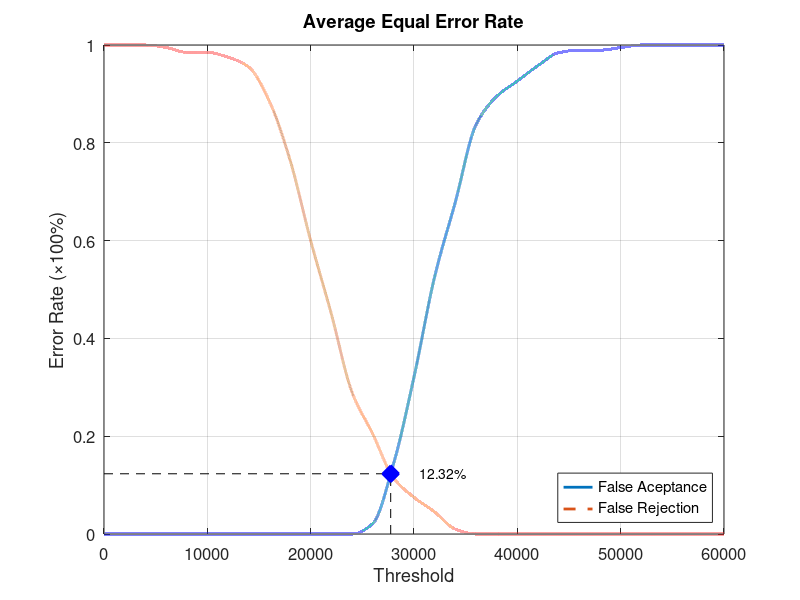
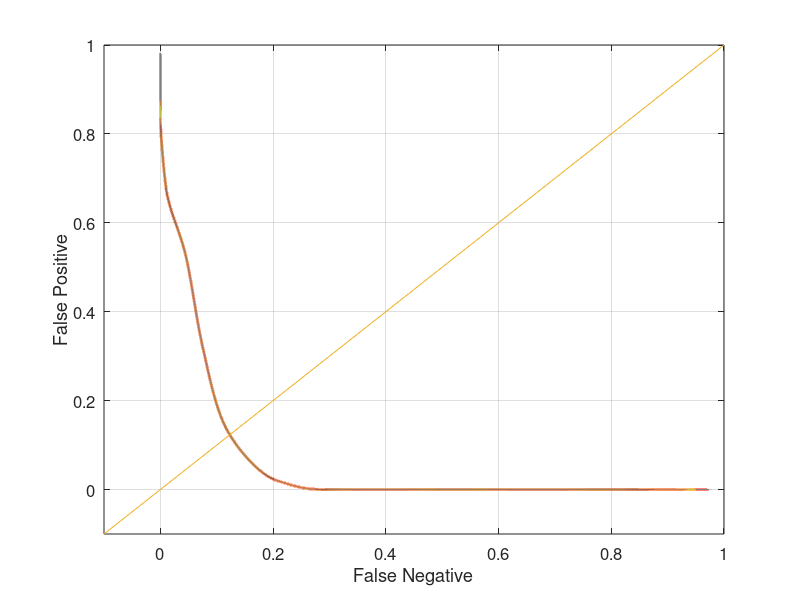

Write MATLAB code to recreate these figures, in order.
function yEER = Database5_3
close all;
clear;
clc;
x = 0:2000:60000;
xq = 0:0.5:60000;

y0 = [0 0 0 0 0 0 0 0 0 0 0 0 0 0.0210526 0.142105 0.321053 0.526316 0.678947 0.836842 0.894737 0.926316 0.957895 0.984211 0.989474 0.989474 0.994737 1 1 1 1 1];
yy0 = interp1(x, y0, xq, 'pchip');
y1 = [1 1 1 0.995 0.985 0.985 0.975 0.955 0.885 0.765 0.6 0.45 0.29 0.205 0.115 0.075 0.045 0.01 0 0 0 0 0 0 0 0 0 0 0 0 0];
yy1 = interp1(x, y1, xq, 'pchip');

% Calculating EER: 
y2 = abs(y0 - y1);
find(y2 == min(y2))
yy2 = abs(yy0 - yy1);
xEER = find(yy2 == min(yy2));
xEERIndex = xq(xEER) % X-axis EER
yEER = yy0(xEER) % Y-axis EER

main = figure
plot(xq, yy0,'-','LineWidth', 2);	hold on
plot(xq, yy1,'--','LineWidth', 2);	hold on
plot([xEERIndex xEERIndex], [0 yEER], 'k--');	hold on
plot([0 xEERIndex], [yEER yEER], 'k--');	hold on
plot(xEERIndex, yEER, 'bx', 'LineWidth', 10);	hold on
text(xEERIndex + 10 * xEERIndex / 100, yEER, [num2str(round((10000 * yEER)) / 100) '%'])
legend('False Aceptance', 'False Rejection', 'Location', 'SouthEast')
xlabel('Threshold')
ylabel('Error Rate (\times100%)')
title('Average Equal Error Rate')
set(gca, 'FontSize', 12)
axis([0 60000 0 1])
grid on

print(main, 'Database5_3Main', '-dpng');
FNRxFPR = figure('Color', [1 1 1]);
plot(yy1, yy0, '-', yy1, yy0, 'LineWidth', 2);
hold on
y = -0.1:0.1:1
plot(y, y); 
set(gca, 'FontSize', 12)
xlabel('False Negative')
ylabel('False Positive')
axis([-0.1 1 -0.1 1])
set(gca, 'FontSize', 12)
grid on

print(FNRxFPR, 'Database5_3FNRxFPR','-dpng');
end
